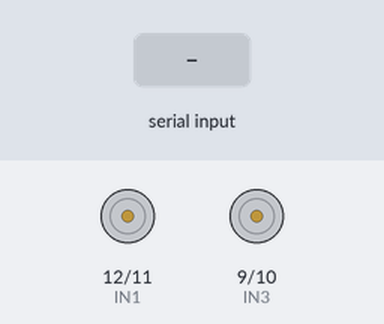
Bench run of a sketch on a simulated Arduino Uno, built with avr-gcc and run on an emulated ATmega328P. On the bench: motor-driver pin pairs drawn as motors (green arrow = first pin HIGH = forward, orange = second pin HIGH = backward, longer = more drive, scaled by the enable pin). Inputs (shaded band) come from the test bench. What the sketch prints to the serial monitor is not drawn.

Above: at 1.2 s.
1.3 s: "q" received over the second serial link
At 2.0 s:
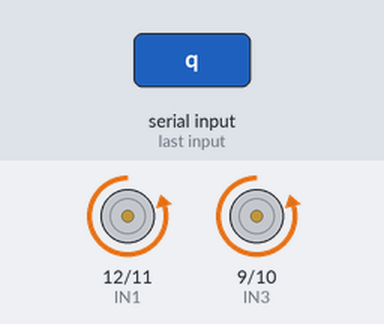
2.8 s: "b" received over the second serial link
At 3.2 s:
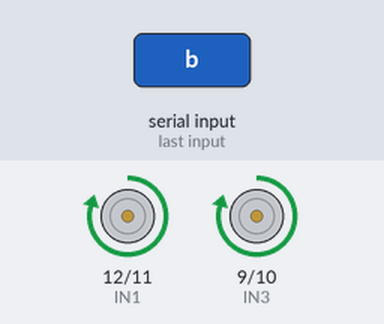
4.3 s: "w" received over the second serial link
At 5.5 s:
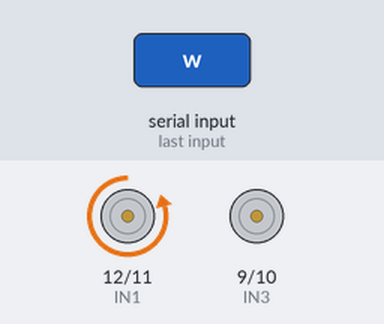
5.8 s: "d" received over the second serial link
At 6.7 s:
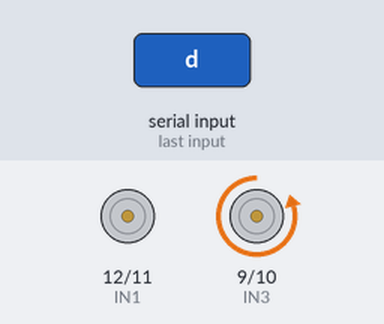
7.3 s: "s" received over the second serial link
At 7.8 s:
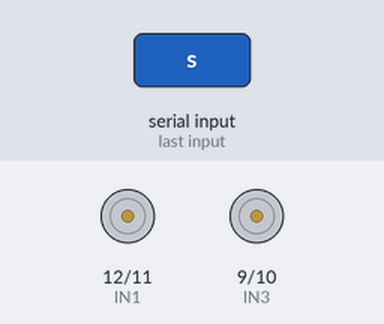
8.8 s: "r" received over the second serial link
At 10.2 s:
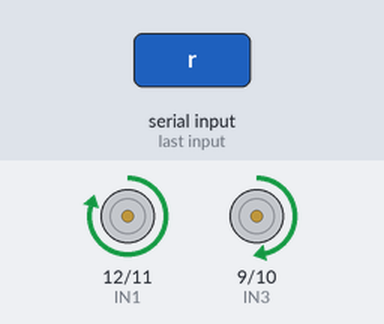
Timing chart, 0 to 11.3 s (numbered marks = the images above; inputs shaded):
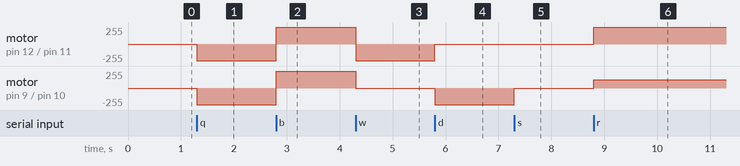

Measured:
- after the input at 1.3 s, motor on pin 12 (IN1) / pin 11 (IN2), motor on pin 9 (IN3) / pin 10 (IN4): stopped → backward 250/255 at once
- after the input at 2.8 s, motor on pin 12 (IN1) / pin 11 (IN2), motor on pin 9 (IN3) / pin 10 (IN4): backward 250/255 → forward 250/255 at once
- after the input at 4.3 s, motor on pin 12 (IN1) / pin 11 (IN2): forward 250/255 → backward 250/255 at once; motor on pin 9 (IN3) / pin 10 (IN4): forward 250/255 → stopped at once
- after the input at 5.8 s, motor on pin 12 (IN1) / pin 11 (IN2): backward 250/255 → stopped at once; motor on pin 9 (IN3) / pin 10 (IN4): stopped → backward 250/255 at once
- after the input at 7.3 s, motor on pin 9 (IN3) / pin 10 (IN4): backward 250/255 → stopped at once
- after the input at 8.8 s, motor on pin 12 (IN1) / pin 11 (IN2): stopped → forward 250/255 at once; motor on pin 9 (IN3) / pin 10 (IN4): stopped → forward 125/255 at once

The sketch:

AUKDIcode2.ino
```cpp
// 230515 update
#include <SoftwareSerial.h>

int blueTx = 2;
int blueRx = 3;
SoftwareSerial mySerial(blueTx, blueRx);

char value;

const int ENA = 6;  // PWM pin for controlling speed of motor A
const int IN1 = 12;  // direction pin 1 for motor A
const int IN2 = 11;  // direction pin 2 for motor A
const int ENB = 5;  // PWM pin for controlling speed of motor B
const int IN3 = 9;  // direction pin 1 for motor B
const int IN4 = 10;  // direction pin 2 for motor B

void setup() {
  // BlueTooth Set
  Serial.begin(9600);
  mySerial.begin(9600);

  // Set pin modes
  pinMode(ENA, OUTPUT);
  pinMode(IN1, OUTPUT);
  pinMode(IN2, OUTPUT);
  pinMode(ENB, OUTPUT);
  pinMode(IN3, OUTPUT);
  pinMode(IN4, OUTPUT);
  Serial.println("Arduino Bluetooth Car is ready to start");
}

void Forward(){
  digitalWrite(IN1, LOW);
  digitalWrite(IN2, HIGH);
  digitalWrite(IN3, LOW);
  digitalWrite(IN4, HIGH);
  analogWrite(ENA, 250);
  analogWrite(ENB, 250);
}

void Backward(){
  digitalWrite(IN1, HIGH);
  digitalWrite(IN2, LOW);
  digitalWrite(IN3, HIGH);
  digitalWrite(IN4, LOW);
  analogWrite(ENA, 250);
  analogWrite(ENB, 250);
}

void FR(){
  digitalWrite(IN1, HIGH);
  digitalWrite(IN2, LOW);
  digitalWrite(IN3, HIGH);
  digitalWrite(IN4, LOW);
  analogWrite(ENA, 250);
  analogWrite(ENB, 125);
}

void FL(){
  digitalWrite(IN1, HIGH);
  digitalWrite(IN2, LOW);
  digitalWrite(IN3, HIGH);
  digitalWrite(IN4, LOW);
  analogWrite(ENA, 125);
  analogWrite(ENB, 250);
}

void Right(){
  digitalWrite(IN1, LOW);
  digitalWrite(IN2, HIGH);
  digitalWrite(IN3, LOW);
  digitalWrite(IN4, HIGH);
  analogWrite(ENA, 250);
  analogWrite(ENB, 0);
}

void Left(){
  digitalWrite(IN1, LOW);
  digitalWrite(IN2, HIGH);
  digitalWrite(IN3, LOW);
  digitalWrite(IN4, HIGH);
  analogWrite(ENA, 0);
  analogWrite(ENB, 250);
}

void Stop(){
  digitalWrite(IN1, HIGH);
  digitalWrite(IN2, HIGH);
  digitalWrite(IN3, HIGH);
  digitalWrite(IN4, HIGH);
  analogWrite(ENA, 250);
  analogWrite(ENB, 200);
}

void loop() {
  while(mySerial.available())  //mySerial에 전송된 값이 있으면
  {
    value = mySerial.read(); //전송값 읽음
    Serial.print(value);

    if(value == 'q'){
      Forward();
    }
    if(value == 'b'){
      Backward();
    }
    if(value == 'w'){
      Right();
    }
    if(value == 'd'){
      Left();
    }
    if(value == 's'){
      Stop();
    }
    if(value == 'r'){
      FR();
    }
    if(value == 'l'){
      FL();
    }
  }
}
```
